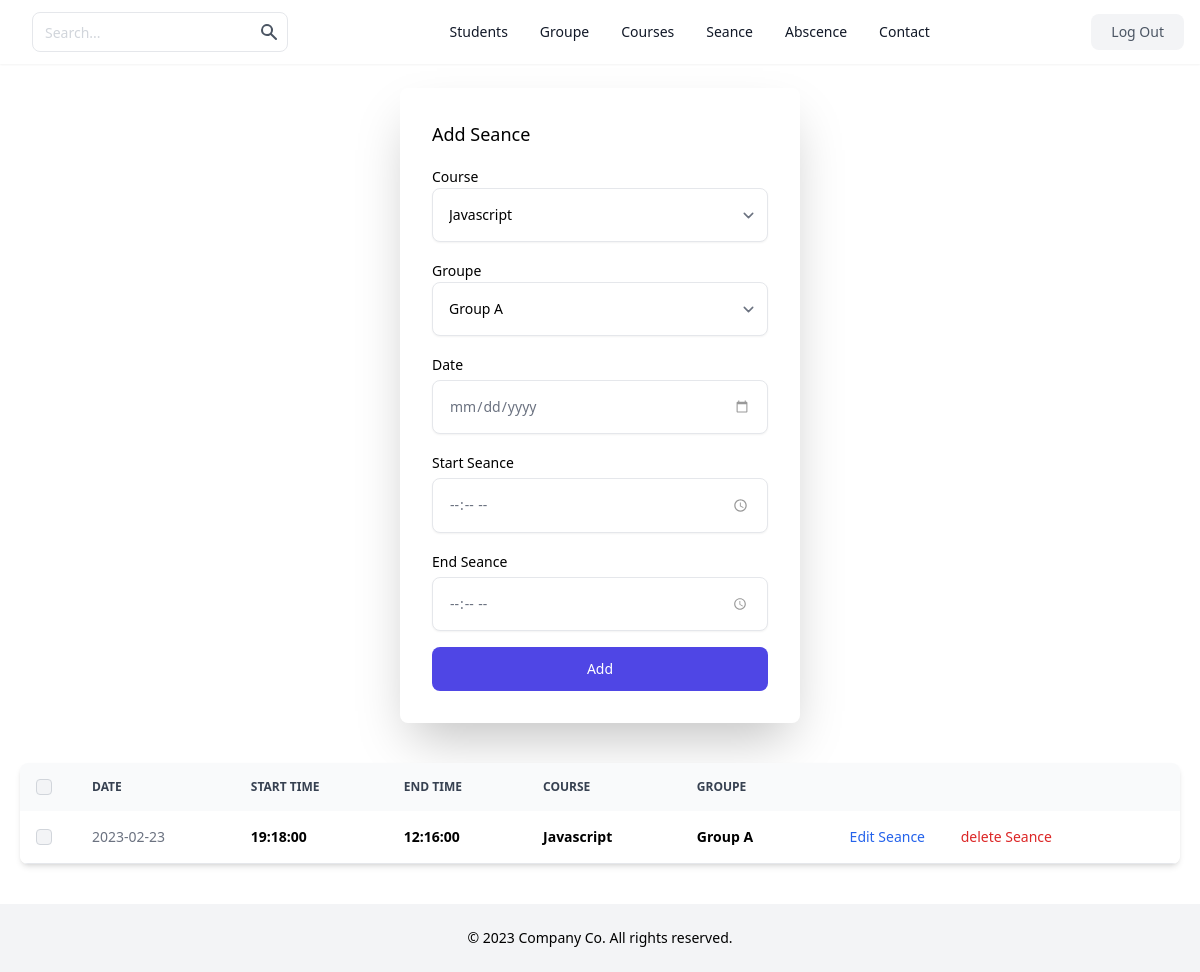
The app's page /seance/index.php (signed in) with its own data.
### tables this page shows
CREATE TABLE `seance` (
  `id` int(11) NOT NULL AUTO_INCREMENT,
  `date` date DEFAULT NULL,
  `start_seance` time DEFAULT NULL,
  `end_seance` time DEFAULT NULL,
  `id_course` int(11) DEFAULT NULL,
  `id_groupe` int(11) DEFAULT NULL,
  PRIMARY KEY (`id`),
  KEY `id_course` (`id_course`),
  KEY `id_groupe` (`id_groupe`),
  CONSTRAINT `seance_ibfk_1` FOREIGN KEY (`id_course`) REFERENCES `courses` (`id`) ON DELETE SET NULL,
  CONSTRAINT `seance_ibfk_2` FOREIGN KEY (`id_groupe`) REFERENCES `groupes` (`id`) ON DELETE SET NULL
);

CREATE TABLE `courses` (
  `id` int(11) NOT NULL AUTO_INCREMENT,
  `course_name` varchar(255) DEFAULT NULL,
  `course_image_path` varchar(255) DEFAULT NULL,
  `id_user` int(11) DEFAULT NULL,
  PRIMARY KEY (`id`),
  KEY `id_user` (`id_user`),
  CONSTRAINT `courses_ibfk_1` FOREIGN KEY (`id_user`) REFERENCES `users` (`id`) ON DELETE SET NULL
);

CREATE TABLE `groupes` (
  `id` int(11) NOT NULL AUTO_INCREMENT,
  `name` varchar(255) DEFAULT NULL,
  PRIMARY KEY (`id`)
);

### seance/index.php (the view, shortened to what this page needs)
<?php
require_once('../inc/header.php');
require_once('../inc/db.php');
?>
<body>
  <header aria-label="Site Header" class="shadow-sm">
    <div class="mx-auto flex h-16 max-w-screen-xl items-center justify-between px-4">
      <div class="flex items-center gap-4">
        <form class="mb-0 hidden lg:flex">
          <div class="relative">
            <input class="h-10 rounded-lg border-gray-200 pr-10 text-sm placeholder-gray-300 focus:z-10" placeholder="Search..." type="text" />
            <button type="submit" class="absolute inset-y-0 right-0 mr-px rounded-r-lg p-2 text-gray-600">
              <svg class="h-5 w-5" fill="currentColor" viewbox="0 0 20 20" xmlns="http://www.w3.org/2000/svg">
                <path clip-rule="evenodd" d="M8 4a4 4 0 100 8 4 4 0 000-8zM2 8a6 6 0 1110.89 3.476l4.817 4.817a1 1 0 01-1.414 1.414l-4.816-4.816A6 6 0 012 8z" fill-rule="evenodd"></path>
              </svg>
            </button>
          </div>
        </form>
      </div>
      <nav aria-label="Site Nav" class="hidden items-center justify-center gap-8 text-sm font-medium lg:flex lg:w-0 lg:flex-1">
        <a class="text-gray-900" href="../students/">Students</a>
        <a class="text-gray-900" href="../groupe/">Groupe</a>
        <a class="text-gray-900" href="../courses/">Courses</a>
        <a class="text-gray-900" href="../seance/">Seance</a>
        <a class="text-gray-900" href="../absence/">Abscence</a>
        <a class="text-gray-900" href="">Contact</a>
      </nav>
      <div class="hidden items-center gap-4 lg:flex">
        <a href="../destroy.php" class="rounded-lg bg-gray-100 px-5 py-2 text-sm font-medium text-gray-600">
          Log Out
        </a>
      </div>
    </div>
  </header>
  <div class="flex justify-center">
    <form action="create.php" method="POST" class="mt-6 mb-0 space-y-4 rounded-lg p-8 w-[400px] md:shadow-2xl xl:shadow-2xl">
      <p class="text-lg font-medium">Add Seance</p>
      <div class="relative mt-1">
        <label for="seance" class="text-sm font-medium">Course</label>
        <select name="id_course" class="w-full rounded-lg border-gray-200 p-4 pr-12 text-sm shadow-sm">
          <?php
          $stmt = $conn->prepare('select * from courses');
          $stmt->execute();
          $courses = $stmt->fetchAll();
          foreach ($courses as $key => $value) {
          ?>
            <option value="<?= $value['id'] ?>"><?= $value['course_name'] ?></option>
          <?php } ?>
        </select>
      </div>
      <div class="relative mt-1">
        <label for="seance" class="text-sm font-medium">Groupe</label>
        <select name="id_groupe" class="w-full rounded-lg border-gray-200 p-4 pr-12 text-sm shadow-sm">
          <?php
          $stmt = $conn->prepare('select * from groupes');
          $stmt->execute();
          $groupes = $stmt->fetchAll();
          foreach ($groupes as $key => $value) {
          ?>
            <option value="<?= $value['id'] ?>"><?= $value['name'] ?></option>
          <?php } ?>
        </select>
      </div>
      <div>
        <label for="date" class="text-sm font-medium">Date</label>
        <div class="relative mt-1">
          <input type="date" name="date" id="date" class="w-full rounded-lg border-gray-200 p-4 text-sm shadow-sm text-gray-500" />
        </div>
      </div>
      <div>
        <label for="start" class="text-sm font-medium">Start Seance</label>
        <div class="relative mt-1">
          <input type="time" name="time_start" id="start" class="w-full rounded-lg border-gray-200 p-4 text-sm shadow-sm text-gray-500" />
        </div>
      </div>
      <div>
        <label for="end" class="text-sm font-medium">End Seance</label>
        <div class="relative mt-1">
          <input type="time" name="time_end" id="end" class="w-full rounded-lg border-gray-200 p-4 text-sm shadow-sm text-gray-500" />
        </div>
      </div>
      <button type="submit" name="submit" class="block w-full rounded-lg bg-indigo-600 px-5 py-3 text-sm font-medium text-white">
        Add
      </button>
    </form>
  </div>
  <div class="relative overflow-x-auto shadow-md sm:rounded-lg mt-10 mx-5">
    <table class="w-full text-sm text-left text-gray-500 dark:text-gray-400">
      <thead class="text-xs text-gray-700 uppercase bg-gray-50 dark:bg-gray-700 dark:text-gray-400">
        <tr>
          <th scope="col" class="p-4">
            <div class="flex items-center">
              <input id="checkbox-all-search" type="checkbox" class="w-4 h-4 text-blue-600 bg-gray-100 border-gray-300 rounded focus:ring-blue-500 dark:focus:ring-blue-600 dark:ring-offset-gray-800 dark:focus:ring-offset-gray-800 focus:ring-2 dark:bg-gray-700 dark:border-gray-600" />
            </div>
          </th>
          <th scope="col" class="px-6 py-3">Date</th>
          <th scope="col" class="px-6 py-3">Start Time</th>
          <th scope="col" class="px-6 py-3">End Time</th>
          <th scope="col" class="px-6 py-3">Course</th>
          <th scope="col" class="px-6 py-3">Groupe</th>
          <th scope="col" class="px-6 py-3"></th>
        </tr>
      </thead>
      <tbody>
        <?php
        $query = $conn->prepare('SELECT seance.id, seance.date, seance.start_seance, seance.end_seance, courses.course_name, groupes.name
      FROM seance
      INNER JOIN courses ON seance.id_course = courses.id
      INNER JOIN groupes ON seance.id_groupe = groupes.id');
        $query->execute();
        $seance = $query->fetchAll();
        foreach ($seance as $key => $value) { ?>
          <tr class="bg-white border-b dark:bg-gray-800 dark:border-gray-700 hover:bg-gray-50 dark:hover:bg-gray-600">
            <td class="w-4 p-4">
              <div class="flex items-center">
                <input id="checkbox-table-search-1" type="checkbox" class="w-4 h-4 text-blue-600 bg-gray-100 border-gray-300 rounded focus:ring-blue-500 dark:focus:ring-blue-600 dark:ring-offset-gray-800 dark:focus:ring-offset-gray-800 focus:ring-2 dark:bg-gray-700 dark:border-gray-600" />
              </div>
            </td>
            <td class="px-6 py-4"><?= $value['date'] ?></td>
            <td class="px-6 py-4">
              <span class="font-bold text-black text-md  "><?= $value['start_seance'] ?></span>
            </td>
            <td class="px-6 py-4">
              <span class="font-bold text-black text-md  "><?= $value['end_seance'] ?></span>
            </td>
            <td class="px-6 py-4">
              <span class="font-bold text-black text-md  "><?= $value['course_name'] ?></span>
            </td>
            <td class="px-6 py-4">
              <span class="font-bold text-black text-md  "><?= $value['name'] ?></span>
            </td>
            <td class="px-6 py-4"><a href="update.php?id=<?= $value['id'] ?>" class="font-medium text-blue-600 dark:text-blue-500 hover:underline mx-4">Edit Seance</a>
              <a href="delete.php?id=<?= $value['id'] ?>" class="font-medium text-red-600 dark:text-blue-500 hover:underline mx-4">delete Seance</a>
            </td>
          </tr>
        <?php } ?>
      </tbody>
    </table>
  </div>
  <footer aria-label="Site Footer" class="bg-gray-100 mt-10">
    <div class="py-6 text-sm text-center dark:text-gray-400">
      © 2023 Company Co. All rights reserved.
    </div>
  </footer>
</body>
</html>

### records on screen
seance: date "2023-02-23", start_seance "19:18:00", end_seance "12:16:00", id_course.course_name "Javascript", id_groupe.name "Group A"

### other values on screen
form field id_course "Javascript"
form field id_groupe "Group A"
